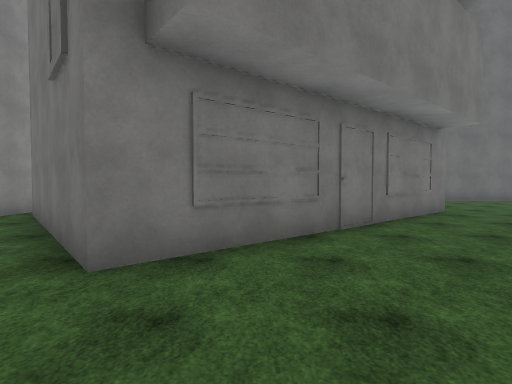
[1] (above)

24 first-person views from a walk through a Unity game level. The camera is 1.5 m above the floor, tilts 2° down and sees 80° across. The floor is counted in squares, 2 m on a side. Each view is taken from the middle of a square. On the plan, view 1 faces up. The plan holds only what a view shows up to about 10 squares ahead; the rest is blank. The place goes on beyond the plan. The player is left out. Surface patterns are stand-ins for the level's own textures.

[2]
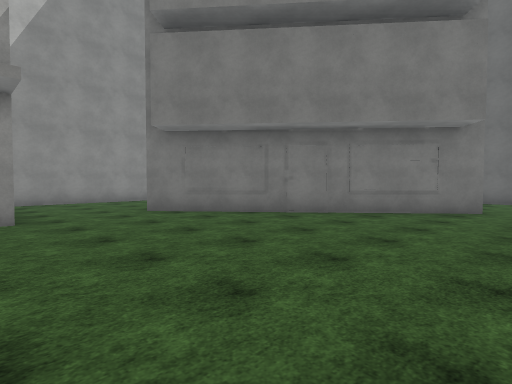

[3]
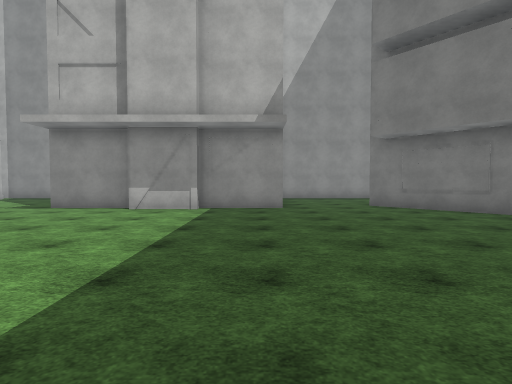

[4]
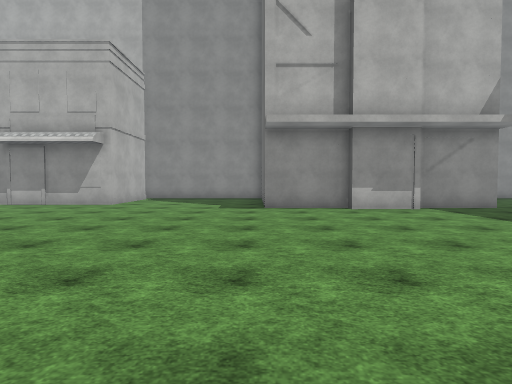

[5]
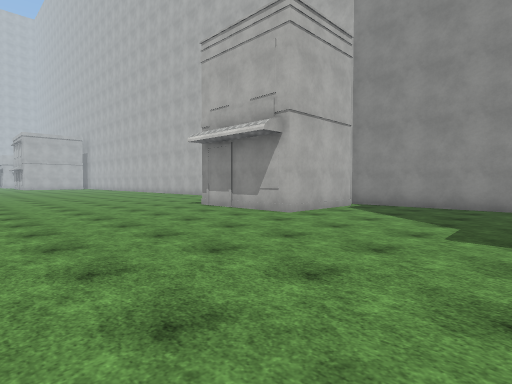

[6]
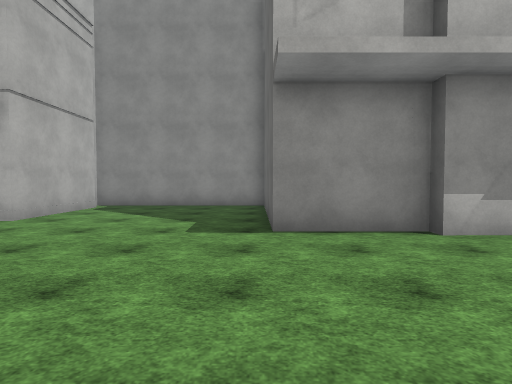

[7]
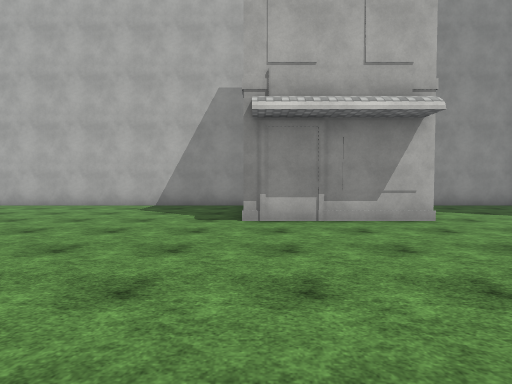

[8]
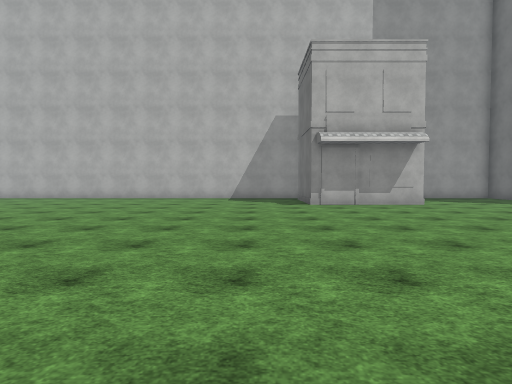

[9]
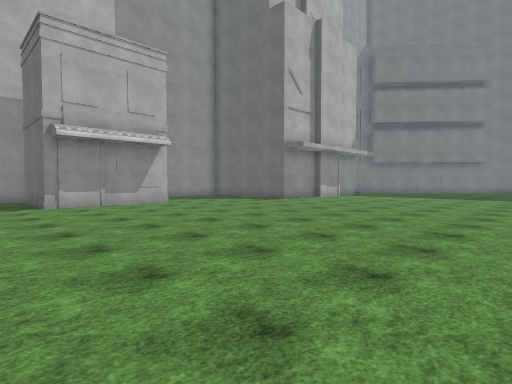

[10]
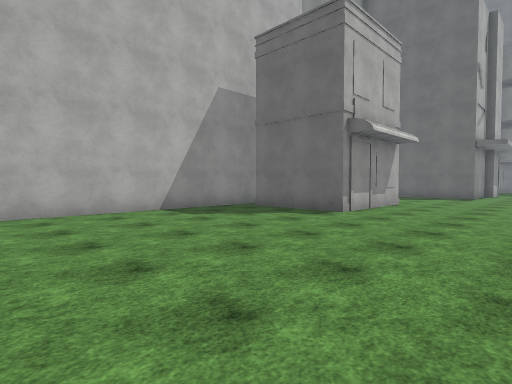

[11]
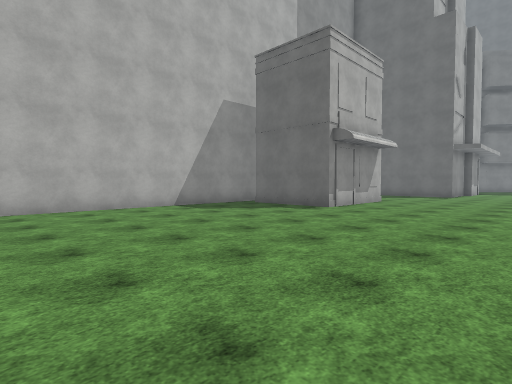

[12]
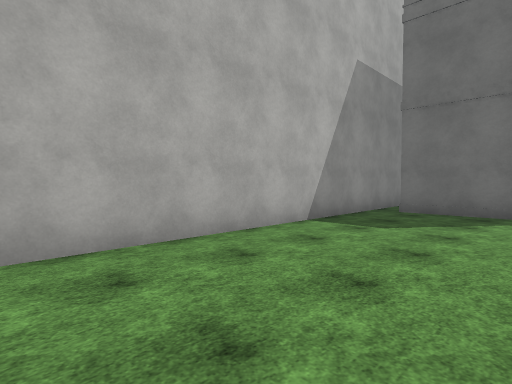

[13]
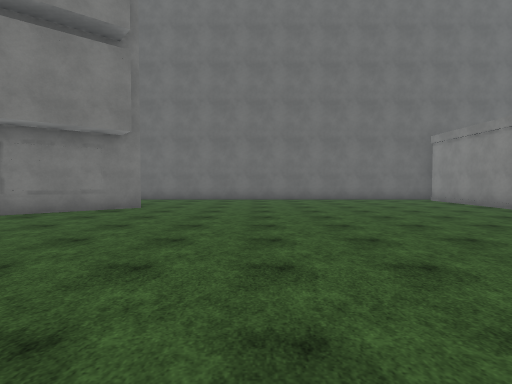

[14]
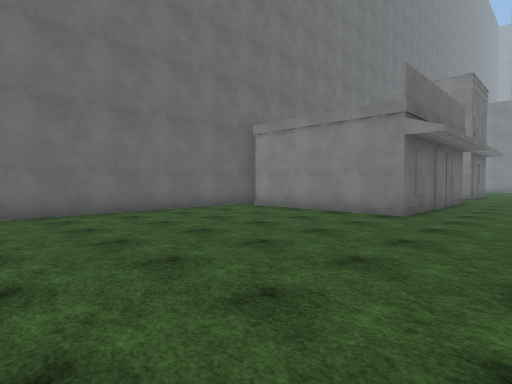

[15]
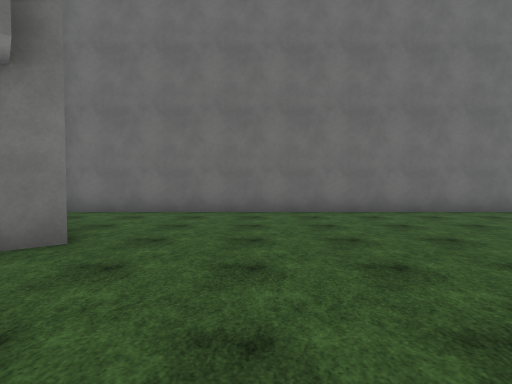

[16]
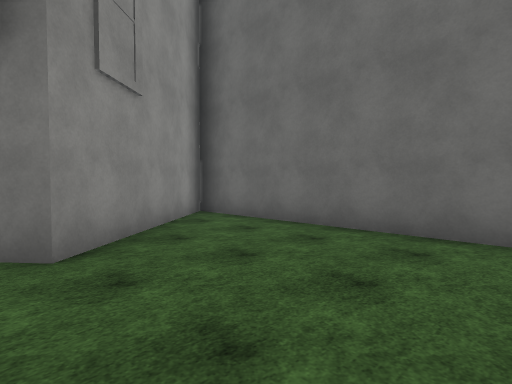

[17]
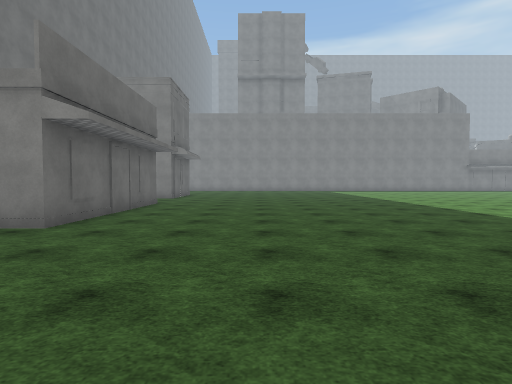

[18]
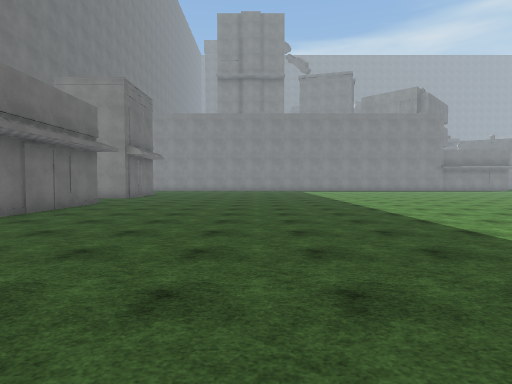

[19]
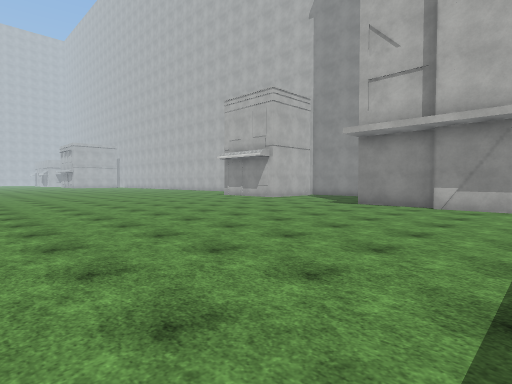

[20]
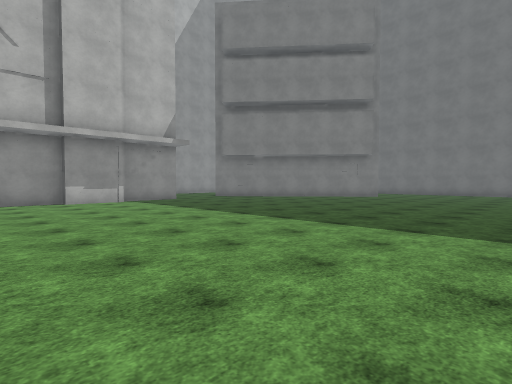

[21]
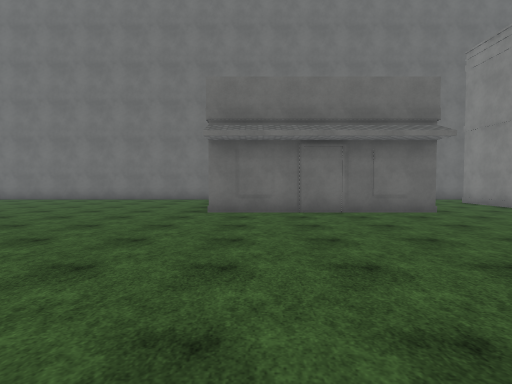

[22]
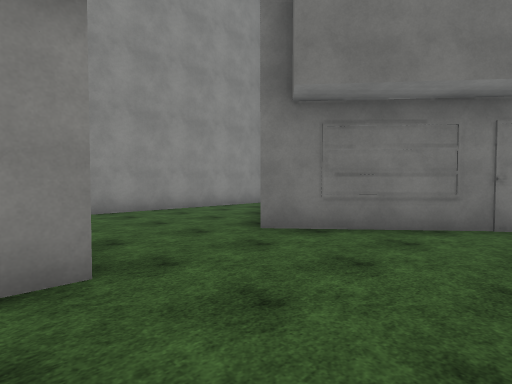

[23]
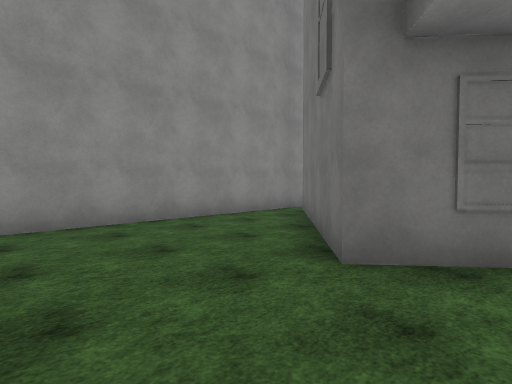

[24]
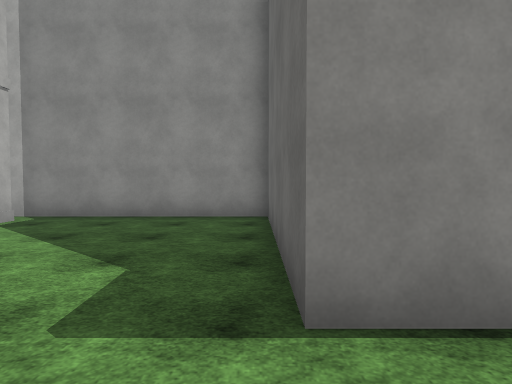

### Floor plan
Key: @ floor where view 1 was taken; # wall or solid block; . floor; O other object.
Columns run from 6 left of view 1 to 20 right of it. Each row starts with its distance up from view 1.
 12        O##############
 11         O............#
 10         O............#
  9          O...........#
  8 #         O..........#
  7 #O       OO..........######
  6 #.O     OO.................
  5 #..O   O...................
  4 #...O O....................
  3 #...OO.....................
  2 #..........................
  1 #..........................
  0 O.....@....................
 -1      O.....................
 -2      O............ ........
 -3      O............  .......
 -4      O............    .....
 -5      O............     ....
 -6      O............      ...
 -7 O.................
 -8 #..............
 -9 #..............
-10 #..............
-11 #..............
-12 #.###..........
-13 #   #..........
-14 #.  #..........
-15 #.###..........
-16 #..............
-17 #..............
-18 #.............
-19 #............
-20 #...........
-21 #..........
-22 #.........
-23 #.........

Positions as (right, up) in squares from view 1, and headings:
1: (0, 0), facing up
2: (6, -1), facing up-left
3: (8, -1), facing left
4: (8, -7), facing left
5: (4, -7), facing down-left
6: (4, -7), facing left
7: (4, -15), facing left
8: (8, -17), facing left
9: (8, -17), facing up-left
10: (2, -22), facing up-left
11: (3, -23), facing up-left
12: (-2, -23), facing up-left
13: (8, -1), facing up
14: (8, 4), facing up-right
15: (7, 4), facing up
16: (8, 7), facing up-left
17: (10, 3), facing right
18: (10, 1), facing right
19: (9, -2), facing down-left
20: (11, -7), facing up-left
21: (16, -1), facing up
22: (2, -1), facing up-left
23: (0, 0), facing up-left
24: (1, -7), facing left
